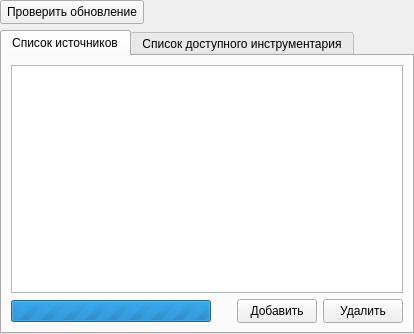
<?xml version="1.0" encoding="UTF-8"?>
<ui version="4.0">
 <class>Widget_PluginsSourceLoader</class>
 <widget class="QWidget" name="Widget_PluginsSourceLoader">
  <property name="geometry">
   <rect>
    <x>0</x>
    <y>0</y>
    <width>414</width>
    <height>334</height>
   </rect>
  </property>
  <property name="windowTitle">
   <string>Form</string>
  </property>
  <layout class="QVBoxLayout" name="verticalLayout">
   <property name="margin">
    <number>0</number>
   </property>
   <item>
    <widget class="QWidget" name="widget_2" native="true">
     <layout class="QHBoxLayout" name="horizontalLayout_6">
      <property name="margin">
       <number>0</number>
      </property>
      <item>
       <widget class="QToolButton" name="tBt_CheckUpdate">
        <property name="minimumSize">
         <size>
          <width>0</width>
          <height>24</height>
         </size>
        </property>
        <property name="maximumSize">
         <size>
          <width>16777215</width>
          <height>24</height>
         </size>
        </property>
        <property name="text">
         <string>Проверить обновление</string>
        </property>
       </widget>
      </item>
      <item>
       <spacer name="horizontalSpacer_3">
        <property name="orientation">
         <enum>Qt::Horizontal</enum>
        </property>
        <property name="sizeHint" stdset="0">
         <size>
          <width>284</width>
          <height>20</height>
         </size>
        </property>
       </spacer>
      </item>
     </layout>
    </widget>
   </item>
   <item>
    <widget class="QTabWidget" name="tabWidget">
     <property name="currentIndex">
      <number>0</number>
     </property>
     <widget class="QWidget" name="tabWidgetPage1" native="true">
      <attribute name="title">
       <string>Список источников</string>
      </attribute>
      <layout class="QVBoxLayout" name="verticalLayout_2">
       <item>
        <widget class="QListWidget" name="listWgt_PluginSources">
         <property name="editTriggers">
          <set>QAbstractItemView::NoEditTriggers</set>
         </property>
         <property name="iconSize">
          <size>
           <width>20</width>
           <height>20</height>
          </size>
         </property>
         <property name="verticalScrollMode">
          <enum>QAbstractItemView::ScrollPerPixel</enum>
         </property>
         <property name="horizontalScrollMode">
          <enum>QAbstractItemView::ScrollPerPixel</enum>
         </property>
        </widget>
       </item>
       <item>
        <widget class="QWidget" name="widget_3" native="true">
         <layout class="QHBoxLayout" name="horizontalLayout_3">
          <property name="margin">
           <number>0</number>
          </property>
          <item>
           <widget class="QProgressBar" name="progressBar">
            <property name="minimumSize">
             <size>
              <width>200</width>
              <height>0</height>
             </size>
            </property>
            <property name="maximumSize">
             <size>
              <width>200</width>
              <height>16777215</height>
             </size>
            </property>
            <property name="maximum">
             <number>0</number>
            </property>
            <property name="value">
             <number>0</number>
            </property>
            <property name="alignment">
             <set>Qt::AlignCenter</set>
            </property>
            <property name="format">
             <string>Поиск обновлений %p%</string>
            </property>
           </widget>
          </item>
          <item>
           <spacer name="horizontalSpacer_2">
            <property name="orientation">
             <enum>Qt::Horizontal</enum>
            </property>
            <property name="sizeHint" stdset="0">
             <size>
              <width>0</width>
              <height>20</height>
             </size>
            </property>
           </spacer>
          </item>
          <item>
           <widget class="QToolButton" name="tBt_AddSource">
            <property name="minimumSize">
             <size>
              <width>80</width>
              <height>24</height>
             </size>
            </property>
            <property name="text">
             <string>Добавить</string>
            </property>
           </widget>
          </item>
          <item>
           <widget class="QToolButton" name="tBt_RemoveSource">
            <property name="minimumSize">
             <size>
              <width>80</width>
              <height>24</height>
             </size>
            </property>
            <property name="text">
             <string>Удалить</string>
            </property>
           </widget>
          </item>
         </layout>
        </widget>
       </item>
      </layout>
     </widget>
     <widget class="QWidget" name="tabWidgetPage2" native="true">
      <attribute name="title">
       <string>Список доступного инструментария</string>
      </attribute>
      <layout class="QVBoxLayout" name="verticalLayout_3">
       <item>
        <widget class="QTableWidget" name="tableWidget_2">
         <column>
          <property name="text">
           <string>Название</string>
          </property>
         </column>
         <column>
          <property name="text">
           <string>Статус</string>
          </property>
         </column>
        </widget>
       </item>
      </layout>
     </widget>
    </widget>
   </item>
  </layout>
 </widget>
 <resources/>
 <connections/>
</ui>
